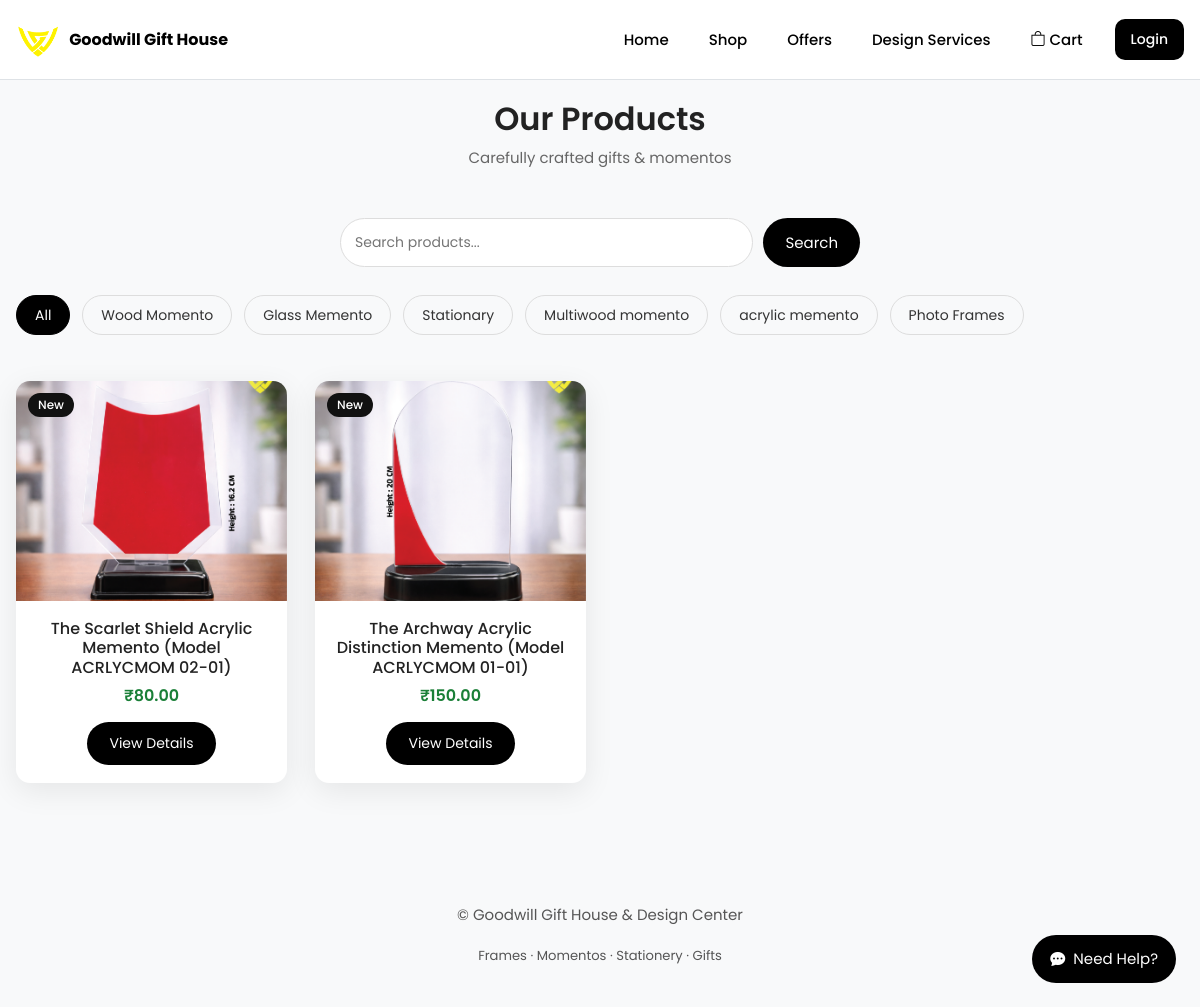
The app's page /products/products/?category=acrylic-memento with its own data.
### store_admin/models.py (models this page shows, shortened)
class Category(models.Model):
    name = models.CharField(max_length=100, unique=True)
    description = models.TextField(blank=True)
    slug = models.SlugField(blank=True)

class Product(models.Model):
    category = models.ForeignKey(Category, on_delete=models.CASCADE, related_name='products')
    name = models.CharField(max_length=200)
    description = models.TextField()
    price = models.DecimalField(max_digits=8, decimal_places=2)
    image = models.ImageField(upload_to='products/')
    stock = models.PositiveIntegerField(default=0)   # 👈 NEW
    available = models.BooleanField(default=True)
    created_at = models.DateTimeField(auto_now_add=True)

### products/views.py (the view)
# urls.py: path('products/', views.product_list, name='product_list'),
def product_list(request):
    category_slug = request.GET.get('category')
    search_query = request.GET.get('q')
    categories = Category.objects.all()
    products = Product.objects.all().order_by('-created_at')
    if category_slug:
        products = products.filter(category__slug=category_slug)
    if search_query:
        products = products.filter(name__icontains=search_query)
    return render(request, "user/product_list.html", {
        "categories": categories,
        "products": products,
        "search_query": search_query,
    })

### products/templates/user/product_list.html (shortened to what this page needs)
{% extends "base.html" %}
{% load static %}
{% block extra_css %}
<link rel="stylesheet" href="{% static 'css/products.css' %}">
{% endblock %}
{% block content %}
<section class="shop-header">
    <h1>Our Products</h1>
    <p>Carefully crafted gifts & momentos</p>
</section>
<form method="get" class="product-search">
    <input
        type="text"
        name="q"
        placeholder="Search products..."
        value="{{ request.GET.q|default:'' }}"
    >
    <button type="submit">Search</button>
</form>
<div class="category-bar">
    <a href="{% url 'product_list' %}" class="category-pill {% if not selected_category %}active{% endif %}">
        All
    </a>
    {% for category in categories %}
        <a href="?category={{ category.slug }}"
           class="category-pill {% if selected_category == category.slug %}active{% endif %}">
            {{ category.name }}
        </a>
    {% endfor %}
</div>
<section class="product-grid">
    {% for product in products %}
    <div class="product-card">
        <span class="badge badge-new">New</span>
        <div class="product-image">
            <img src="{{ product.image.url }}" alt="{{ product.name }}">
        </div>
        <div class="product-info">
            <h3 class="product-name">{{ product.name }}</h3>
            <p class="product-price">₹{{ product.price }}</p>
            <a href="{% url 'product_detail' product.id %}" class="btn-view">
                View Details
            </a>
        </div>
    </div>
    {% empty %}
        <p class="no-products">No products found.</p>
    {% endfor %}
</section>
{% endblock %}

### users/static/css/base.css (style rules this page uses)
* { box-sizing: border-box; }
html, body { margin: 0; padding: 0; width: 100%; overflow-x: hidden; }
body { font-family: 'Poppins', sans-serif; font-size: 15px; line-height: 1.6; color: #222; background: #f8f9fa; }
h1 { font-size: 32px; font-weight: 600; }
h3 { font-size: 22px; font-weight: 500; }
p { color: #555; }
section { margin-bottom: 80px; }
.card, .product-card, .service-card { background: #fff; border-radius: 18px; box-shadow: 0 10px 30px rgba(0,0,0,0.08); }

### users/static/css/products.css (style rules this page uses)
.shop-header { text-align: center; margin-bottom: 48px; }
.shop-header h1 { font-size: 32px; font-weight: 600; margin-bottom: 8px; }
.shop-header p { color: #666; font-size: 15px; }
.product-grid { display: grid; grid-template-columns: repeat(auto-fill, minmax(240px, 1fr)); gap: 28px; }
.product-card { background: #fff; border-radius: 14px; overflow: hidden; box-shadow: 0 8px 30px rgba(0,0,0,0.08); position: relative; transition: transform 0.25s ease, box-shadow 0.25s ease; }
.badge { position: absolute; top: 12px; left: 12px; padding: 6px 10px; font-size: 12px; border-radius: 20px; font-weight: 500; z-index: 2; }
.badge-new { background: #111; color: #fff; }
.product-image { width: 100%; height: 220px; background: #f3f3f3; }
.product-image img { width: 100%; height: 100%; object-fit: cover; }
.product-info { padding: 18px; text-align: center; }
.product-name { font-size: 16px; font-weight: 500; margin-bottom: 6px; }
.product-price { font-size: 16px; font-weight: 600; color: #1a7f37; margin-bottom: 14px; }
.btn-view { display: inline-block; padding: 10px 22px; background: #000; color: #fff; font-size: 14px; border-radius: 24px; text-decoration: none; transition: background 0.25s ease; }
.product-search { display: flex; max-width: 520px; margin: 0 auto 28px; gap: 10px; }
.product-search input { flex: 1; padding: 12px 14px; border-radius: 30px; border: 1px solid #ddd; font-size: 14px; }
.product-search button { padding: 12px 22px; border-radius: 30px; border: none; background: #000; color: #fff; cursor: pointer; }
.category-bar { display: flex; gap: 12px; overflow-x: auto; padding-bottom: 10px; margin-bottom: 36px; }
.category-pill { padding: 8px 18px; border-radius: 20px; border: 1px solid #ddd; font-size: 14px; white-space: nowrap; text-decoration: none; color: #333; }
.category-pill.active { background: #000; color: #fff; border-color: #000; }

### records on screen
Category: name "Wood Momento"
Category: name "Glass Memento"
Category: name "Stationary"
Category: name "Multiwood momento"
Category: name "acrylic memento"
Category: name "Photo Frames"
Product: image (picture), name "The Scarlet Shield Acrylic Memento (Model ACRLYCMOM 02-01)", price "80.00"
Product: image (picture), name "The Archway Acrylic Distinction Memento (Model ACRLYCMOM 01-01)", price "150.00"
